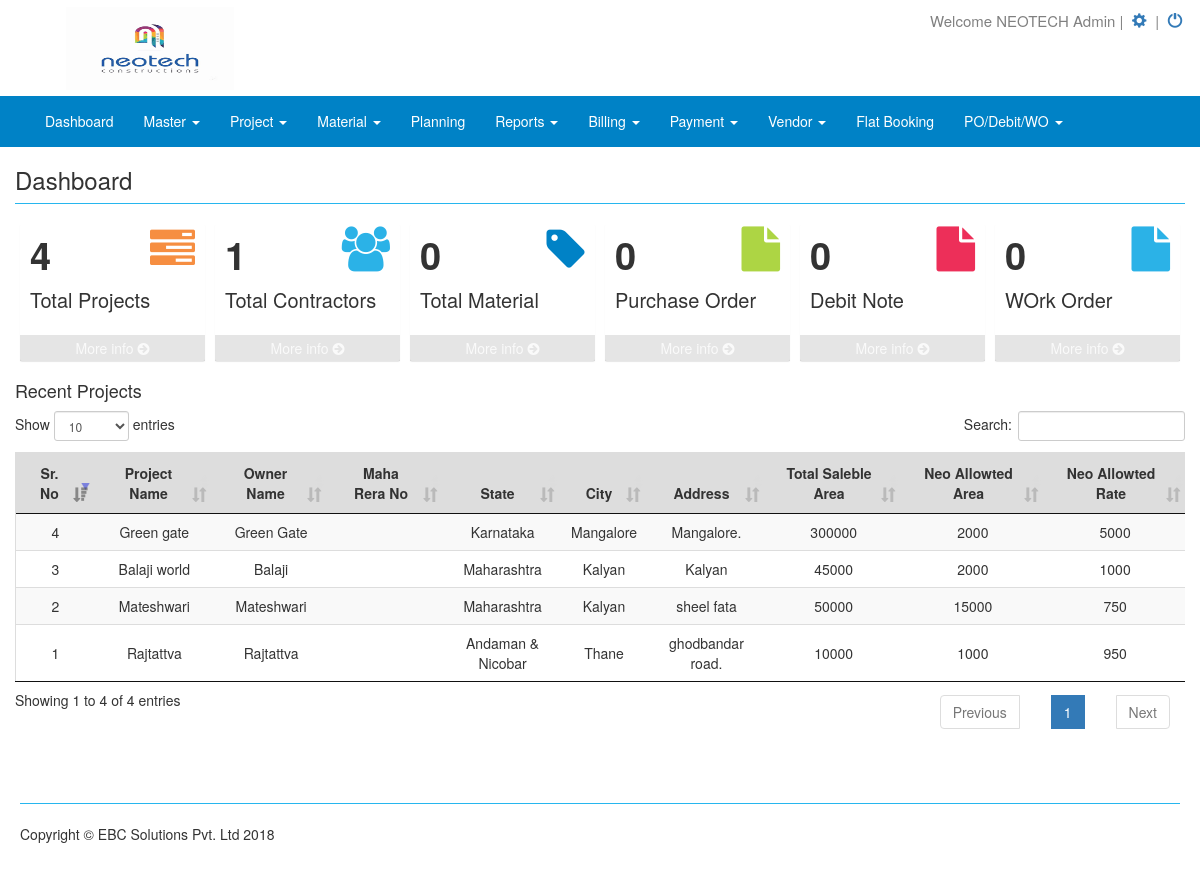
Screenshot of /dashboard.php (signed in) with the database file from the repository.
### tables this page shows
CREATE TABLE `company` (
  `id` int(11) NOT NULL,
  `user_id` int(11) NOT NULL,
  `company_name` varchar(255) NOT NULL,
  `company_email` varchar(100) NOT NULL,
  `company_phone` varchar(255) NOT NULL,
  `gst_no` varchar(255) NOT NULL,
  `pan_no` varchar(255) NOT NULL,
  `state` varchar(255) NOT NULL,
  `state_code` int(11) NOT NULL,
  `company_url` varchar(100) NOT NULL,
  `company_address` varchar(500) NOT NULL,
  `logo` varchar(255) NOT NULL,
  `terms` text NOT NULL,
  `bank_details` text NOT NULL,
  `cutomers` enum('No','Yes') NOT NULL DEFAULT 'Yes',
  `estimates` enum('No','Yes') NOT NULL DEFAULT 'Yes',
  `product` enum('No','Yes') NOT NULL DEFAULT 'Yes',
  `voucher` enum('No','Yes') NOT NULL DEFAULT 'Yes',
  `get_purchase` enum('No','Yes') NOT NULL DEFAULT 'Yes',
  `print_temp` varchar(50) NOT NULL DEFAULT 'temp2'
);

CREATE TABLE `user` (
  `id` int(11) NOT NULL,
  `comp_name` varchar(255) NOT NULL,
  `name` varchar(255) NOT NULL,
  `username` varchar(128) NOT NULL,
  `password` varchar(128) NOT NULL,
  `contact` varchar(15) NOT NULL,
  `is_active` tinyint(1) DEFAULT '0',
  `is_super_admin` tinyint(1) DEFAULT '0',
  `last_login` date DEFAULT NULL,
  `start_date` date NOT NULL,
  `end_date` date NOT NULL,
  `payment_status` int(11) NOT NULL DEFAULT '0' COMMENT '1-received,0-not received',
  `hash` varchar(255) NOT NULL,
  `created_at` date NOT NULL,
  `updated_at` date NOT NULL,
  `type` varchar(50) NOT NULL DEFAULT 'admin'
);

CREATE TABLE `new_project` (
  `id` int(11) NOT NULL,
  `user_id` int(11) NOT NULL,
  `sub_user_id` int(11) NOT NULL,
  `pro_name` varchar(255) NOT NULL,
  `owner_name` varchar(250) NOT NULL,
  `maharera_no` varchar(255) NOT NULL,
  `state` varchar(255) NOT NULL,
  `city` varchar(255) NOT NULL,
  `address` varchar(255) NOT NULL,
  `total_sale_area` varchar(255) NOT NULL,
  `neo_allow_area` varchar(255) NOT NULL,
  `neo_allow_rate` varchar(255) NOT NULL,
  `start_date` date NOT NULL,
  `end_date` date NOT NULL,
  `record_date` date NOT NULL,
  `update_date` date NOT NULL
);

CREATE TABLE `tbl_states` (
  `id` int(11) NOT NULL,
  `name` varchar(100) NOT NULL,
  `first_digit` varchar(10) NOT NULL,
  `state_code` int(11) NOT NULL
);

CREATE TABLE `city` (
  `ct_id` int(11) NOT NULL,
  `ct_name` varchar(100) NOT NULL,
  `st_id` int(11) NOT NULL
);

### home.php (the view, shortened to what this page needs)
<?php
 $user_id=$_SESSION['login_user'];
 $utype=$_SESSION['user_type']=$row['type'];
?>
<div class="row" id="reportdata">
<h3> Dashboard</h3><hr><div class="col-md-12" style="
    padding: 0px 0px 0px 0px;
">
  <div class="col-md-2" >
    <div class="small-box bg-aqua">
          <div class="inner">
                        <h3>4</h3>
              <p>Total Projects</p>
          </div>
          <div class="icon">
              <i class="fa fa-tasks" style="color:#f68e41"></i>
          </div>
              <a href="#" class="small-box-footer">More info <i class="fa fa-arrow-circle-right" ></i></a>
      </div>
  </div>
  <div class="col-md-2">
         <div class="small-box bg-aqua">
          <div class="inner">
                        <h3>1</h3>
               <p>Total Contractors</p>
          </div>
          <div class="icon">
              <i class="fa fa-users" style="color:#2bb2e7"></i>
          </div>
          <a href="#" class="small-box-footer">More info <i class="fa fa-arrow-circle-right"></i></a>
      </div>
  </div>
  <div class="col-md-2">
    <div class="small-box bg-aqua">
          <div class="inner">
                    <h3>0</h3>
              <p>Total Material</p>
          </div>
          <div class="icon">
              <i class="fa fa-tag " style="color:#0082c6"></i>
          </div>
              <a href="#" class="small-box-footer">More info <i class="fa fa-arrow-circle-right"></i></a>
      </div>
  </div>
  <div class="col-md-2">
    <div class="small-box bg-aqua">
          <div class="inner">
                        <h3>0</h3>
              <p>Purchase Order</p>
          </div>
          <div class="icon">
              <i class="fa fa-file" style="color:#add544"></i>
          </div>
              <a href="#" class="small-box-footer">More info <i class="fa fa-arrow-circle-right"></i></a>
      </div>
  </div>
  <div class="col-md-2">
    <div class="small-box bg-aqua">
          <div class="inner">
                        <h3>0</h3>
              <p> Debit Note</p>
          </div>
          <div class="icon">
              <i class="fa fa-file" style="color:#ed2f59" ></i>
          </div>
              <a href="#" class="small-box-footer">More info <i class="fa fa-arrow-circle-right"></i></a>
      </div>
  </div>
  <div class="col-md-2">
    <div class="small-box bg-aqua">
          <div class="inner">
                        <h3>0</h3>
              <p>WOrk Order</p>
          </div>
          <div class="icon">
              <i class="fa fa-file" style="color:#2bb2e7"></i>
          </div>
              <a href="#" class="small-box-footer">More info <i class="fa fa-arrow-circle-right"></i></a>
      </div>
  </div>
</div>
   <?php
   		if($utype=='admin'){
   ?>
    <h4>Recent Projects</h4>
	<table class="datatable table table-striped" id="example" cellspacing="0" width="100%">
		<thead>
			<tr>
			  <th>Sr. No</th>
			  <th>Project Name</th>
			  <th>Owner Name</th>
			  <th>Maha Rera No</th>
			  <th>State</th>
			  <th>City</th>
			  <th>Address</th>
			  <th>Total Saleble Area</th>
			  <th>Neo Allowted Area</th>
			  <th>Neo Allowted Rate</th>
			</tr>
		</thead>
		<tbody>
		  <?php
		  	$sr_no=0;
		  	if($utype=='admin'){
		  	$query = mysql_query("SELECT b.name as st_name,c.ct_name, a.* FROM `new_project` a INNER JOIN tbl_states b ON a.state=b.id INNER JOIN city c ON a.city=c.ct_id" )or die(mysql_error($connection));
		  }else{
		  	 $query = mysql_query("SELECT b.name as st_name,c.ct_name, a.* FROM `new_project` a INNER JOIN tbl_states b ON a.state=b.id INNER JOIN city c ON a.city=c.ct_id INNER JOIN `project_team` d ON a.id=d.pro_id WHERE d.emp_id='$user_id'" )or die(mysql_error($connection));
		  }
		  	while($row=mysql_fetch_array($query))
		  	{
		  		$sr_no++;
		  ?>
			<tr id="invoice-23">
			  <td><?php echo $sr_no; ?></td>
			  <td><?php echo $row['pro_name']; ?></td>
			  <td><?php echo $row['owner_name']; ?></td>
			  <td><?php echo $row['maharera_no']; ?></td>
			  <td><?php echo $row['st_name']; ?></td>
			  <td><?php echo $row['ct_name']; ?></td>
			  <td><?php echo $row['address']; ?></td>
			  <td><?php echo $row['total_sale_area']; ?></td>
			  <td><?php echo $row['neo_allow_area']; ?></td>
			  <td><?php echo $row['neo_allow_rate']; ?></td>
			</tr>
		<?php } ?>
		  </tbody>
		</table>
	<?php } ?>
</div>

### dashboard.php (shortened to what this page needs)
<?php
include "config.php";
?>
<!DOCTYPE html>
<html lang="en">
<head>
    <link href="css/bootstrap.min.css" rel="stylesheet">
    <link href="css/modern-business.css" rel="stylesheet">
    <link href="css/sweetalert.css" rel="stylesheet">
    <link href="font-awesome/css/font-awesome.min.css" rel="stylesheet" type="text/css">
    <link rel="stylesheet" type="text/css" href="datatables/media/css/jquery.dataTables.min.css">
    <link rel="stylesheet" type="text/css" href="datatables/media/css/dataTables.bootstrap.css">
    <link rel="stylesheet" href="https://code.jquery.com/ui/1.10.4/themes/smoothness/jquery-ui.css">
    <link rel="stylesheet" type="text/css" href="https://cdn.datatables.net/r/dt/jq-2.1.4,jszip-2.5.0,pdfmake-0.1.18,dt-1.10.9,af-2.0.0,b-1.0.3,b-colvis-1.0.3,b-html5-1.0.3,b-print-1.0.3,se-1.0.1/datatables.min.css"/>
</head>
<body>
    <div class="header">
    <?php
    $user_id=$_SESSION['login_user'];
      $aa12 = mysql_query("SELECT * FROM company WHERE user_id='$user_id'")or die(mysql_error($connection));
        $arr=mysql_fetch_array($aa12);
        $logo=$arr['logo'];
        if(!empty($logo))
        {
     ?>
         <a href="dashboard.php?page=home"><img src="<?php echo $logo; ?>" class="company-logo" alt="logo"></a>
     <?php
        }
        else{
      ?>
	   <a href="dashboard.php?page=home"> <img src="images/ebc_logo.png" class="company-logo" alt="logo"></a>
     <?php } ?>
       <div class="setting">
           <div class="setting-sub">
          <span class="setting-part">Welcome <?php
			   $query=mysql_query("SELECT * FROM user WHERE id='".$_SESSION['login_user']."'");
			   $row=mysql_fetch_array($query);
			   echo $row['name'];
			   ?></span>&nbsp;|&nbsp;
               <span class="setting-part"><a href="dashboard.php?page=setting" title='View Setting'> <span class="glyphicon glyphicon-cog"></span>&nbsp;</a></span>&nbsp;|&nbsp;
               <span class="setting-part"><a href="logout.php" title='Logout'><span class="glyphicon glyphicon-off"></span>&nbsp;</a></span></div>
       </div>
    </div>
    <nav class="navbar navbar-inverse navbar-fixed-top nav-menu" role="navigation">
        <div class="container">
            <div class="navbar-header  navbar-right">
                <a class="navbar-brand" href="#"> <?php
                ?></a>
            </div>
            <div class="collapse navbar-collapse" id="bs-example-navbar-collapse-1">
                <ul class="nav navbar-nav nav-tab-menu">
                    <li>
                        <a href="dashboard.php?page=home">Dashboard</a>
                    </li>
                    <li class="dropdown">
                      <a class="dropdown-toggle" data-toggle="dropdown" href="#"> Master
                      <span class="caret"></span></a>
                    </li>
                    <li class="dropdown">
                      <a class="dropdown-toggle" data-toggle="dropdown" href="#"> Project
                      <span class="caret"></span></a>
                    </li>
                    <li class="dropdown">
                      <a class="dropdown-toggle" data-toggle="dropdown" href="#"> Material
                      <span class="caret"></span></a>
                    </li>
                      <li>
                        <a href="dashboard.php?page=planning">Planning</a>
                      </li>
                    <li class="dropdown">
                      <a class="dropdown-toggle" data-toggle="dropdown" href="#"> Reports
                      <span class="caret"></span></a>
                    </li>
                    <li class="dropdown">
                      <a class="dropdown-toggle" data-toggle="dropdown" href="#"> Billing
                      <span class="caret"></span></a>
                    </li>
                    <li class="dropdown">
                      <a class="dropdown-toggle" data-toggle="dropdown" href="#"> Payment
                      <span class="caret"></span></a>
                    </li>
                    <li class="dropdown">
                      <a class="dropdown-toggle" data-toggle="dropdown" href="#"> Vendor
                      <span class="caret"></span></a>
                    </li>
                    <li>
                      <a href="dashboard.php?page=flat_booking">Flat Booking</a>
                    </li>
                    <li class="dropdown">
                      <a class="dropdown-toggle" data-toggle="dropdown" href="#">PO/Debit/WO
                      <span class="caret"></span></a>
                    </li>
                </ul>
            </div>
        </div>
    </nav>
    <div class="container ">
        <?php
            if(!isset($_GET['page']))
            $page="home";
                else
					$page=$_GET['page'];
                switch($page)
                {
                    case "home":
                        include("home.php");
                    break;
      				  }
              ?>
        <footer>
            <div class="row">
                <div class="col-lg-12"><hr>
                    <p>Copyright &copy; EBC Solutions Pvt. Ltd 2018</p>
                </div>
            </div>
        </footer>
    </div>
</body>
</html>

### css/modern-business.css (style rules this page uses)
html, body { height: 100%; }
body { padding-top: 1px; }
.header { float: left; width: 100%; padding: 0; margin: 0; height: auto; }
.company-logo { width: 15%; height: 95px; float: left; padding: 0.5%; margin: 0% 5%; }
.nav-menu { width: 100%; float: left; background-color: #0082c6; border-color: #0082c6; }
.navbar-inverse .navbar-nav>li>a { color: #fff; }
.navbar-inverse .navbar-brand { color: #fff; }
.setting { width: 75%; height: auto; float: left; padding: 0; margin: 0; }
.setting-sub { width: 30%; height: auto; float: right; padding: 1% 0%; margin: 0; cursor: pointer; font-size: 15px; color: grey; }
.setting-part { width: 100%; height: auto; padding: 0; margin: 0 }
footer { margin: 50px 0; }

### dashboard.php (style rules this page uses)
table { border-collapse: collapse; border-spacing: 0; width: 100%; border: 1px solid #ddd; }
td { border: none; text-align: center; padding: 8px; }
th { border: none; text-align: center; padding: 8px; background-color:#ddd; }
tr:nth-child(even) { background-color: #f2f2f2 }
hr { margin-top: 10px; margin-bottom: 20px; border-color: #27b6ee; }
.small-box { border-radius: 2px; position: relative; display: block; margin-bottom: 20px; box-shadow: 0 1px 1px rgba(0, 0, 0, 0.1); }
.small-box > .inner { padding: 10px; }
.small-box > .small-box-footer { position: relative; text-align: center; padding: 3px 0; color: #fff; color: rgba(255, 255, 255, 0.8); display: block; z-index: 10; background: rgba(0, 0, 0, 0.1); text-decoration: none; }
.small-box h3 { font-size: 38px; font-weight: bold; margin: 0 0 10px 0; white-space: nowrap; padding: 0; }
.small-box p { font-size: 20px; }
.small-box h3, .small-box p { z-index: 5; }
.small-box .icon { -webkit-transition: all 0.3s linear; -o-transition: all 0.3s linear; transition: all 0.3s linear; position: absolute; top: -10px; right: 10px; z-index: 0; font-size: 45px; color: rgba(0, 0, 0, 0.15); }

### rows the page displays
company: logo (picture)
user: name "NEOTECH Admin"
new_project: pro_name "Rajtattva", owner_name "Rajtattva", tbl_states.name "Andaman & Nicobar", city.ct_name "Thane", address "ghodbandar road.", total_sale_area "10000", neo_allow_area "1000", neo_allow_rate "950"
new_project: pro_name "Mateshwari", owner_name "Mateshwari", tbl_states.name "Maharashtra", city.ct_name "Kalyan", address "sheel fata", total_sale_area "50000", neo_allow_area "15000", neo_allow_rate "750"
new_project: pro_name "Balaji world", owner_name "Balaji", tbl_states.name "Maharashtra", city.ct_name "Kalyan", address "Kalyan", total_sale_area "45000", neo_allow_area "2000", neo_allow_rate "1000"
new_project: pro_name "Green gate", owner_name "Green Gate", tbl_states.name "Karnataka", city.ct_name "Mangalore", address "Mangalore.", total_sale_area "300000", neo_allow_area "2000", neo_allow_rate "5000"
